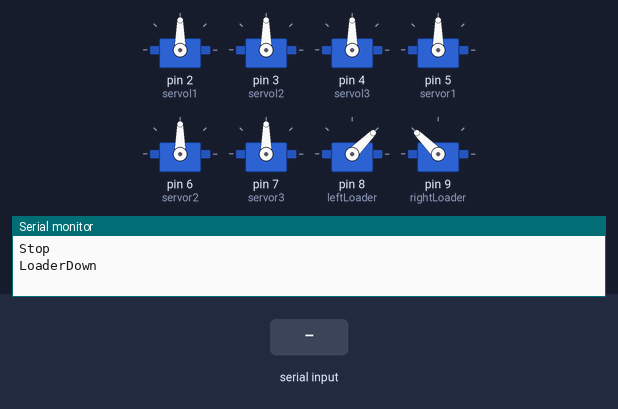
A sketch run on a simulated Arduino Uno, built with avr-gcc and run on an emulated ATmega328P. Shown: 8 × servo, the last lines printed to the serial monitor. Inputs (shaded band) come from the test bench.

Above: at 1.2 s.
1.3 s: "L" received over the second serial link
At 2.5 s:
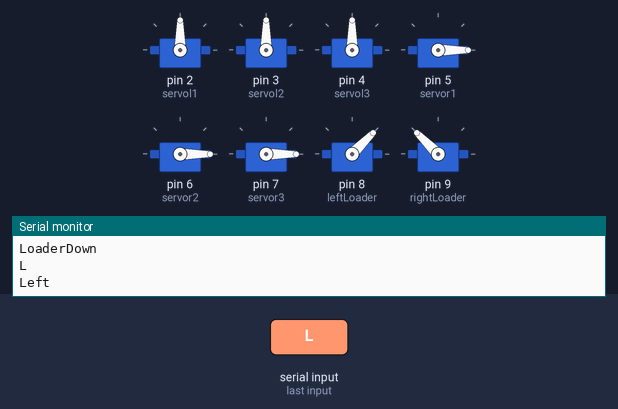
2.8 s: "R" received over the second serial link
At 3.9 s:
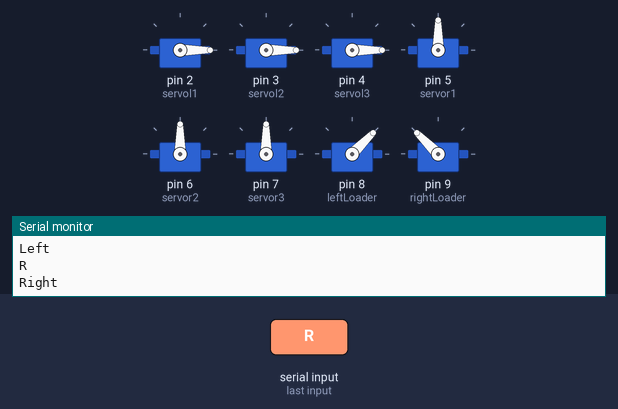
4.3 s: "F" received over the second serial link
At 5.0 s:
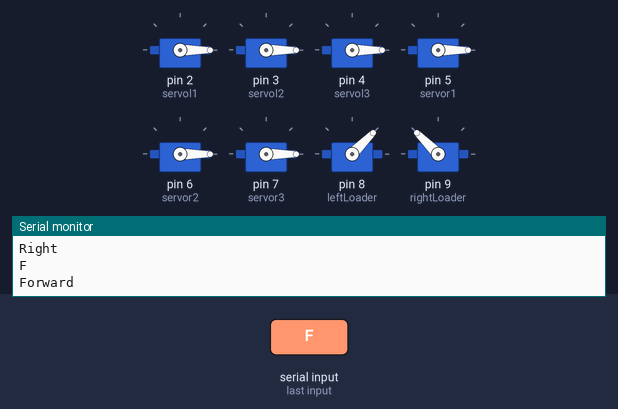
5.8 s: "B" received over the second serial link
At 6.1 s:
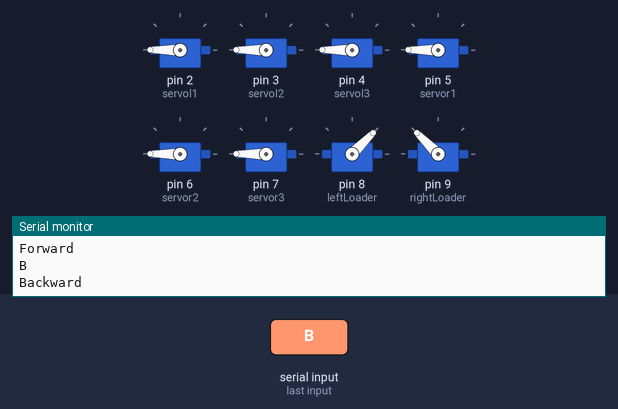
7.3 s: "S" received over the second serial link
At 8.5 s:
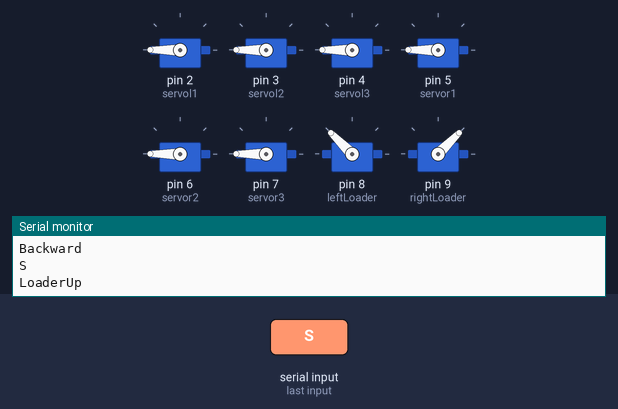
8.8 s: "X" received over the second serial link
At 9.6 s:
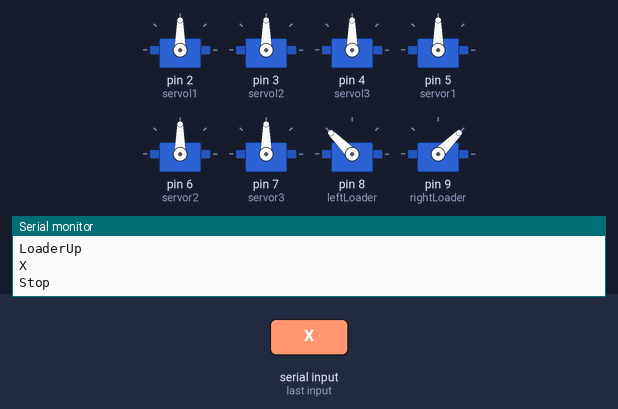
Timing chart, 0 to 11.3 s (numbered marks = the images above; inputs shaded):
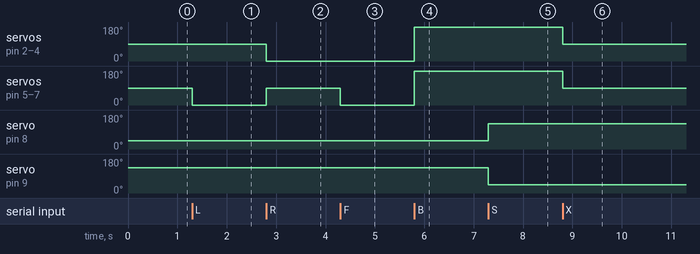

The sketch:

tiburoncin.ino
```cpp
/*
 * Another code for Tiburoncin, my sumobot (this time is Arduino Language)
 * Six wheeled robot with a front end loader.
 * - Arduino *
 * - 6 Continuous servo for the wheels
 * - 2 servo for the loader
 * - 1 HC-06 Bluetooth
 *   HC-06 Connections:
 *   BT       Arduino
 *   RX ----> 11
 *   TX ----> 10
 * Tested with an android device and this app https://play.google.com/store/apps/details?id=appinventor.ai_test.BluetoothRC&hl=es_419
 */

#include <Servo.h>
#include <SoftwareSerial.h>

Servo servol1;
Servo servol2;
Servo servol3;
Servo servor1;
Servo servor2;
Servo servor3;
Servo leftLoader;
Servo rightLoader;
SoftwareSerial mySerial(10, 11); // TX, RX

void setup() {
 Serial.begin(9600);
 mySerial.begin(9600);

 // configure pins
 servol1.attach(2);
 servol2.attach(3);
 servol3.attach(4);
 servor1.attach(5);
 servor2.attach(6);
 servor3.attach(7);
 leftLoader.attach(8);
 rightLoader.attach(9);

 // stop the servos
 stop();
 // put down the loader
 loaderDown();

}

void loop() {
  if (mySerial.available()) {
    char c = mySerial.read();
    Serial.println(c);
    switch(c) {
      case 'L':
        left();
        break;
      case 'R':
        right();
        break;
      case 'F':
        forward();
        break;
      case 'B':
        backward();
        break;
      case 'X': // X
        stop();
        break;
      case 'S': // Square
        loaderUp();
        break;
      case 'O': // Circle
        loaderDown();
        break;
      case 'D': // Triangle
        break;
    }
  }
}

void forward() {
  Serial.println("Forward");
  servol1.write(0);
  servol2.write(0);
  servol3.write(0);
  servor1.write(0);
  servor2.write(0);
  servor3.write(0);
}

void backward() {
  Serial.println("Backward");
  servol1.write(180);
  servol2.write(180);
  servol3.write(180);
  servor1.write(180);
  servor2.write(180);
  servor3.write(180);
}

void left() {
  Serial.println("Left");
  servol1.write(90);
  servol2.write(90);
  servol3.write(90);
  servor1.write(0);
  servor2.write(0);
  servor3.write(0);
}

void right() {
  Serial.println("Right");
  servol1.write(0);
  servol2.write(0);
  servol3.write(0);
  servor1.write(90);
  servor2.write(90);
  servor3.write(90);
}

void stop() {
  Serial.println("Stop");
  servol1.write(90);
  servol2.write(90);
  servol3.write(90);
  servor1.write(90);
  servor2.write(90);
  servor3.write(90);
}

void loaderUp() {
  Serial.println("LoaderUp");
  leftLoader.write(135);
  rightLoader.write(45);
}

void loaderDown() {
  Serial.println("LoaderDown");
  leftLoader.write(45);
  rightLoader.write(135);
}
```

Measured:
- after the input at 1.3 s, servo on pin 5 (servor1), servo on pin 6 (servor2), servo on pin 7 (servor3): 90° → 0° at once
- after the input at 2.8 s, servo on pin 2 (servol1), servo on pin 3 (servol2), servo on pin 4 (servol3): 90° → 0° at once; servo on pin 5 (servor1), servo on pin 6 (servor2), servo on pin 7 (servor3): 0° → 90° at once
- after the input at 4.3 s, servo on pin 5 (servor1), servo on pin 6 (servor2), servo on pin 7 (servor3): 90° → 0° at once
- after the input at 5.8 s, servo on pin 2 (servol1), servo on pin 3 (servol2), servo on pin 4 (servol3), servo on pin 5 (servor1), servo on pin 6 (servor2), servo on pin 7 (servor3): 0° → 180° at once
- after the input at 7.3 s, servo on pin 8 (leftLoader): 45° → 135° at once; servo on pin 9 (rightLoader): 135° → 45° at once
- after the input at 8.8 s, servo on pin 2 (servol1), servo on pin 3 (servol2), servo on pin 4 (servol3), servo on pin 5 (servor1), servo on pin 6 (servor2), servo on pin 7 (servor3): 180° → 90° at once
